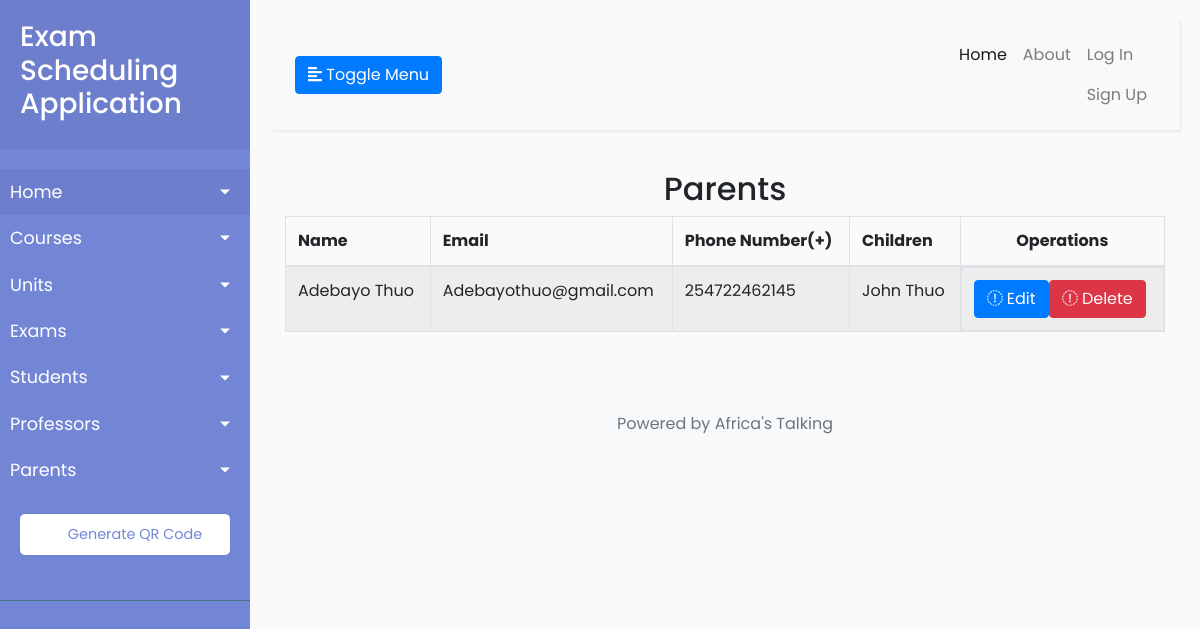
Page /parents on the committed database.
### users/models.py (models this page shows, shortened)
class Parent(User):
    students = models.ForeignKey('Student', on_delete=models.CASCADE)
    phone_number = models.IntegerField(default=+254711111111)
    class Meta:
        verbose_name_plural = "Parents"

### users/views.py (the view)
# urls.py: path('parents', ParentListView.as_view(), name='parents-list'),
class ParentListView(ListView):
    model = Parent
    template_name = 'users/parents_list.html'
    context_object_name = 'parents'
    paginate_by = 5

### users/templates/users/parents_list.html (shortened to what this page needs)
{% extends 'exams/base.html' %}
{% block content %}
    <div class="right_col" role="main">
        <div class="">
            <div class="row">
                <div class="col-md-12 col-sm-12 col-xs-12">
                    <div class="x_panel">
                        <div class="x_title">
                            <h2 class="text-center"> Parents </h2>
                        </div>
                        <div class="x_content">
                            <table id="parent-datatable" class="table table-striped table-bordered">
                                <thead>
                                    <tr>
                                        <th>Name</th>
                                        <th>Email</th>
                                        <th>Phone Number(+)</th>
                                        <th>Children</th>
                                        <th class="text-center">Operations</th>
                                    </tr>
                                </thead>
                                <tbody>
                                    {% for parent in parents %}
                                    <tr>
                                        <td>{{ parent.get_full_name }}</td>
                                        <td>{{ parent.email }}</td>
                                        <td>{{ parent.phone_number }}</td>
                                        <td class="description-cell" style="max-width: 200px; overflow: hidden; text-overflow: ellipsis;" title="{{ parent.students.get_full_name }}">{{ parent.students.get_full_name }}</td>
                                        <td class="text-center d-flex align-items-center">
                                            <div class="button-group d-flex justify-content-between">
                                                <a href="{% url 'parents-update' parent.pk %}" class="btn btn-primary btn-xs"><i class="fa fa-pencil"></i> Edit</a>
                                                <a href="{% url 'parents-delete' parent.pk %}" class="btn btn-danger btn-xs"><i class="fa fa-remove"></i> Delete</a>
                                            </div>
                                        </td>
                                    </tr>
                                    {% endfor %}
                                </tbody>
                            </table>
                        </div>
                    </div>
                </div>
            </div>
        </div>
    </div>
{% endblock content %}

### exams/static/exams/CSS/main.css (style rules this page uses)
body { font-family: 'Poppins', sans-serif; background: #fafafa; }
a, a:hover, a:focus { color: inherit; text-decoration: none; transition: all 0.3s; }

### rows in the picture
Parent: get_full_name "Adebayo Thuo", email "Adebayothuo@gmail.com", phone_number "254722462145", students.get_full_name "John Thuo"
